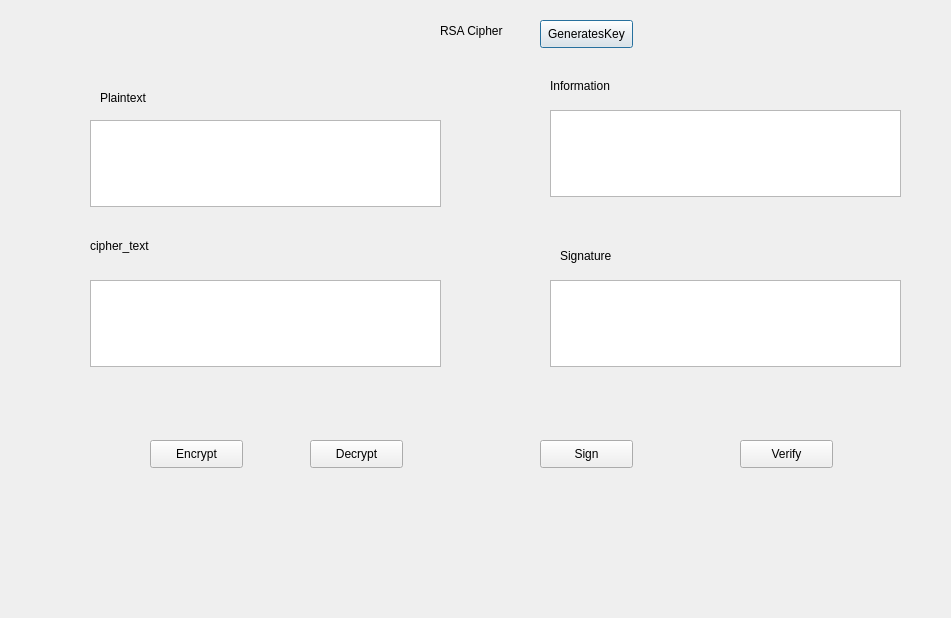
<?xml version="1.0" encoding="UTF-8"?>
<ui version="4.0">
 <class>Dialog</class>
 <widget class="QDialog" name="Dialog">
  <property name="geometry">
   <rect>
    <x>0</x>
    <y>0</y>
    <width>951</width>
    <height>618</height>
   </rect>
  </property>
  <property name="windowTitle">
   <string>Dialog</string>
  </property>
  <widget class="QLabel" name="label">
   <property name="geometry">
    <rect>
     <x>100</x>
     <y>90</y>
     <width>55</width>
     <height>16</height>
    </rect>
   </property>
   <property name="text">
    <string>Plaintext</string>
   </property>
  </widget>
  <widget class="QLabel" name="label_2">
   <property name="geometry">
    <rect>
     <x>90</x>
     <y>230</y>
     <width>91</width>
     <height>31</height>
    </rect>
   </property>
   <property name="text">
    <string>cipher_text</string>
   </property>
  </widget>
  <widget class="QLabel" name="label_3">
   <property name="geometry">
    <rect>
     <x>560</x>
     <y>240</y>
     <width>71</width>
     <height>31</height>
    </rect>
   </property>
   <property name="text">
    <string>Signature</string>
   </property>
  </widget>
  <widget class="QLabel" name="label_4">
   <property name="geometry">
    <rect>
     <x>550</x>
     <y>70</y>
     <width>81</width>
     <height>31</height>
    </rect>
   </property>
   <property name="text">
    <string>Information</string>
   </property>
  </widget>
  <widget class="QTextEdit" name="txt_plain_text">
   <property name="geometry">
    <rect>
     <x>90</x>
     <y>120</y>
     <width>351</width>
     <height>87</height>
    </rect>
   </property>
  </widget>
  <widget class="QTextEdit" name="txt_cipher_text">
   <property name="geometry">
    <rect>
     <x>90</x>
     <y>280</y>
     <width>351</width>
     <height>87</height>
    </rect>
   </property>
  </widget>
  <widget class="QTextEdit" name="txt_info">
   <property name="geometry">
    <rect>
     <x>550</x>
     <y>110</y>
     <width>351</width>
     <height>87</height>
    </rect>
   </property>
  </widget>
  <widget class="QTextEdit" name="txt_sign">
   <property name="geometry">
    <rect>
     <x>550</x>
     <y>280</y>
     <width>351</width>
     <height>87</height>
    </rect>
   </property>
  </widget>
  <widget class="QLabel" name="label_5">
   <property name="geometry">
    <rect>
     <x>440</x>
     <y>20</y>
     <width>71</width>
     <height>21</height>
    </rect>
   </property>
   <property name="text">
    <string>RSA Cipher</string>
   </property>
  </widget>
  <widget class="QPushButton" name="btn_gen_keys">
   <property name="geometry">
    <rect>
     <x>540</x>
     <y>20</y>
     <width>93</width>
     <height>28</height>
    </rect>
   </property>
   <property name="text">
    <string>GeneratesKey</string>
   </property>
  </widget>
  <widget class="QPushButton" name="btn_encrypt">
   <property name="geometry">
    <rect>
     <x>150</x>
     <y>440</y>
     <width>93</width>
     <height>28</height>
    </rect>
   </property>
   <property name="text">
    <string>Encrypt</string>
   </property>
  </widget>
  <widget class="QPushButton" name="btn_decrypt">
   <property name="geometry">
    <rect>
     <x>310</x>
     <y>440</y>
     <width>93</width>
     <height>28</height>
    </rect>
   </property>
   <property name="text">
    <string>Decrypt</string>
   </property>
  </widget>
  <widget class="QPushButton" name="btn_sign">
   <property name="geometry">
    <rect>
     <x>540</x>
     <y>440</y>
     <width>93</width>
     <height>28</height>
    </rect>
   </property>
   <property name="text">
    <string>Sign</string>
   </property>
  </widget>
  <widget class="QPushButton" name="btn_verify">
   <property name="geometry">
    <rect>
     <x>740</x>
     <y>440</y>
     <width>93</width>
     <height>28</height>
    </rect>
   </property>
   <property name="text">
    <string>Verify</string>
   </property>
  </widget>
 </widget>
 <resources/>
 <connections/>
</ui>
